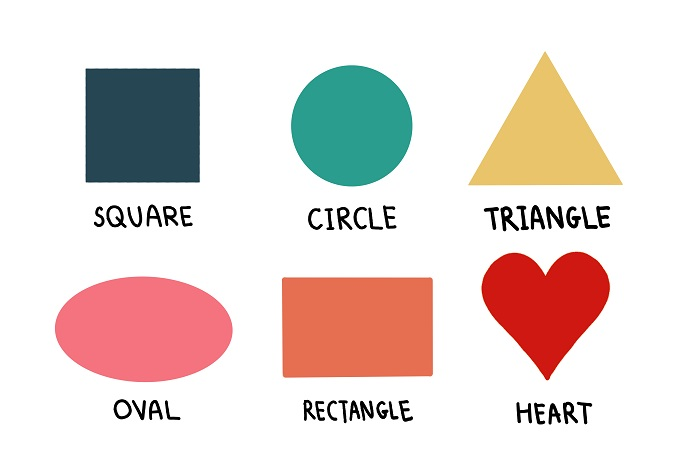
//> input picture opencv/opencv/shapes.jpg, 700 x 466 px
$ ./main   (built with g++ and OpenCV 4)
//> lines starting //> are read from the running program, lines starting //| are printed output that depends on the picture; after the words box and inside, x2 and y2 are one past the last pixel; in counts of white or black regions, pixels touching at a corner belong together
#include<opencv2/imgcodecs.hpp>
#include<opencv2/highgui/highgui.hpp>
#include<opencv2/imgproc.hpp>
#include<opencv2/objdetect.hpp>
#include<iostream>
cv::Mat img,grayimg, gaussimg, cannyimg, dialetimg;
std::string path = "shapes.jpg";
//get contours
void get_contours(cv::Mat img, cv::Mat dialetimg) {
	std::vector<std::vector<cv::Point>> contours;
	std::vector<cv::Vec4i> hiarchy;
	cv::findContours(dialetimg, contours, hiarchy, cv::RETR_EXTERNAL, cv::CHAIN_APPROX_SIMPLE);
	std::vector<std::vector<cv::Point>>contPoly(contours.size());
	for (int i = 0; i < contours.size(); i++) {
		float perimetre = cv::arcLength(contours[i], 1);
		cv::approxPolyDP(contours[i], contPoly[i], 0.02 * perimetre, 1);
		cv::drawContours(img, contPoly, i, cv::Scalar(255, 0, 255), 2);
	}
}
int main() {
	//processing
	img = cv::imread(path);
//> img is the input picture: 466 rows x 700 cols, CV_8UC3; mean B, G, R 214.2, 218.1, 230.9
	cv::cvtColor(img, grayimg, cv::COLOR_BGR2GRAY);
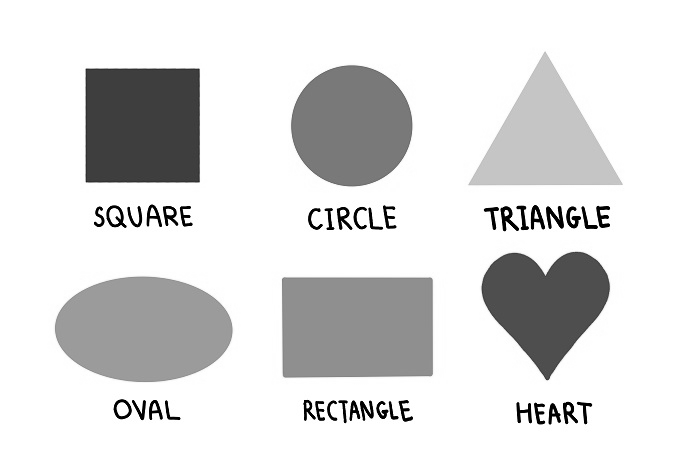
//> grayimg: 466 rows x 700 cols, CV_8UC1; min 0, max 255, mean 221.5
	cv::GaussianBlur(grayimg, gaussimg, cv::Size(7, 7), 3, 0);
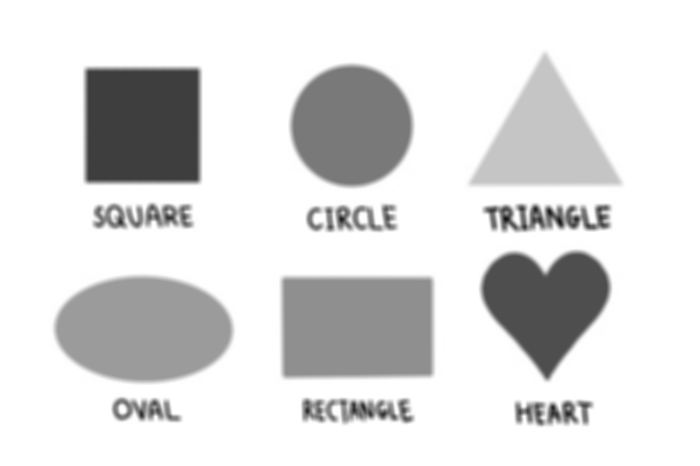
//> gaussimg: 466 rows x 700 cols, CV_8UC1; min 17, max 255, mean 221.5
	cv::Canny(gaussimg, cannyimg, 25, 25);
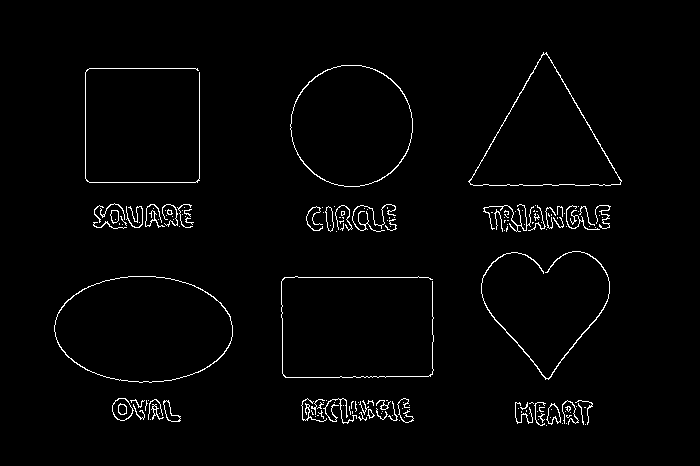
//> cannyimg: 466 rows x 700 cols, CV_8UC1; 2% white in thin lines or dots, all inside (x1, y1, x2, y2) = (54, 52, 622, 426)
	cv::Mat kernel = cv::getStructuringElement(cv::MORPH_RECT, cv::Size(2, 2));
	cv::dilate(cannyimg, dialetimg, kernel);
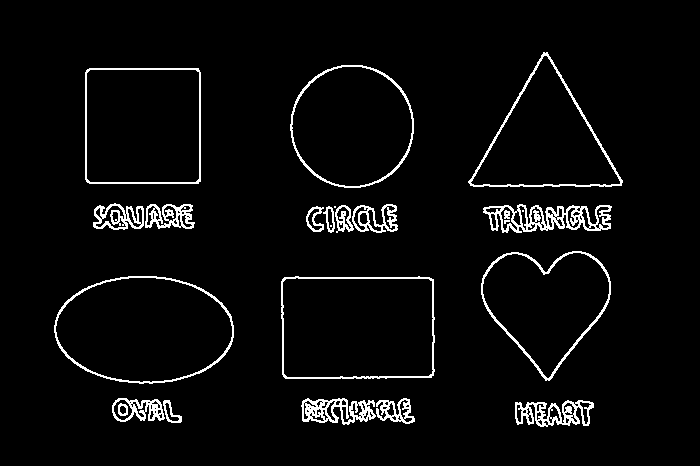
//> dialetimg: 466 rows x 700 cols, CV_8UC1; 4.2% white in thin lines or dots, all inside (x1, y1, x2, y2) = (54, 52, 623, 427)
	   //contours
	get_contours(img, dialetimg);
//> in get_contours, `cv::findContours(dialetimg, contours, hiarchy, cv::RETR_EXTERNAL, cv::..`: contours = 19 contours, 1 with area under 20; largest, box (x1, y1, x2, y2) and area: (281, 276, 435, 379) 15230, (54, 276, 234, 384) 15128, (85, 68, 201, 184) 13204, (290, 65, 414, 188) 11872, (468, 52, 623, 187) 10796; hiarchy = 19 items, first 8: [1, -1, -1, -1], [2, 0, -1, -1], [3, 1, -1, -1], [4, 2, -1, -1], [5, 3, -1, -1], [6, 4, -1, -1], [7, 5, -1, -1], [8, 6, -1, -1]
//> in get_contours, `std::vector<std::vector<cv::Point>>contPoly(contours.size());`: contPoly = 19 empty contours
//> the loop in get_contours, `for (int i = 0; i < contours.size(); i++)` made 19 passes
//> perimetre on passes 1 to 12: 417.6, 72.38, 208.5, 370.2, 198.3, 511.2, 484.4, 437.9, 4, 66.38, 91.25, 93.01
//> after the loop in get_contours, `for (int i = 0; i < contours.size(); i++)`:
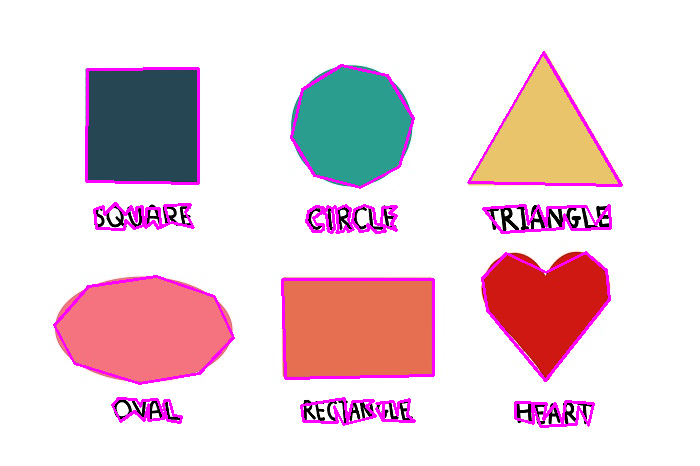
//> img: 466 rows x 700 cols, CV_8UC3; 4.23% of pixels changed, all inside (x1, y1, x2, y2) = (53, 51, 623, 428)
	//rendering
	cv::imshow("img", img);
	// [4 lines of commented-out code are left out]
	cv::waitKey(0);
		return 0;
}

$ run again, with opencv/opencv/txt.png saved as opencv/opencv/shapes.jpg
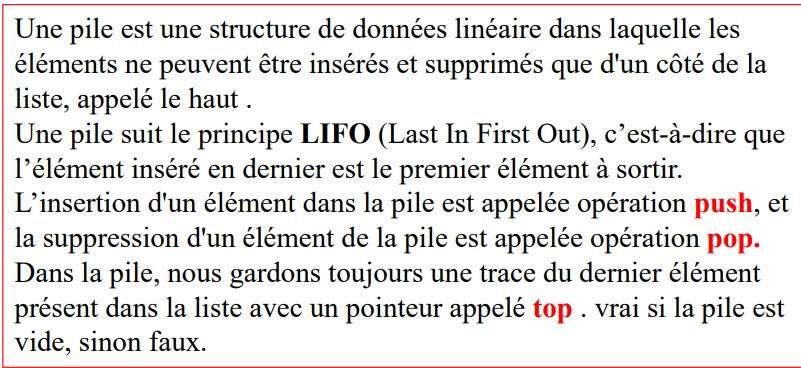
//> input picture opencv/opencv/txt.png, 801 x 368 px
//> img is the input picture: 368 rows x 801 cols, CV_8UC3; mean B, G, R 225.5, 226.2, 228.2
//> `cv::Canny(gaussimg, cannyimg, 25, 25);`:
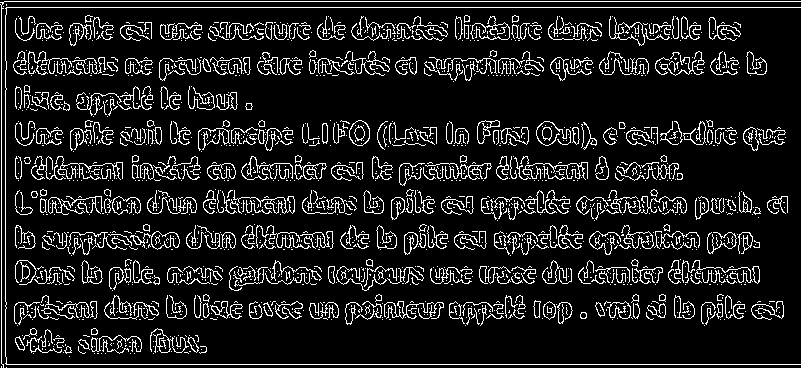
//> cannyimg: 368 rows x 801 cols, CV_8UC1; 11.6% white in thin lines or dots
//> dialetimg: 368 rows x 801 cols, CV_8UC1; 25.7% white in thin lines or dots
//> contours = 159 contours, 35 with area under 20; largest, box (x1, y1, x2, y2) and area: (0, 1, 801, 368) 4235, (42, 224, 181, 257) 2044, (424, 50, 545, 83) 1801, (576, 189, 688, 222) 1787, (589, 225, 701, 256) 1731; hiarchy = 159 items, first 8: [1, -1, -1, -1], [2, 0, -1, -1], [3, 1, -1, -1], [4, 2, -1, -1], [5, 3, -1, -1], [6, 4, -1, -1], [7, 5, -1, -1], [8, 6, -1, -1]
//> in get_contours, `std::vector<std::vector<cv::Point>>contPoly(contours.size());`: contPoly = 159 empty contours
//> the loop in get_contours, `for (int i = 0; i < contours.size(); i++)` made 159 passes
//> perimetre on passes 1 to 3: 2, 4, 234.8
//> after the loop in get_contours, `for (int i = 0; i < contours.size(); i++)`:
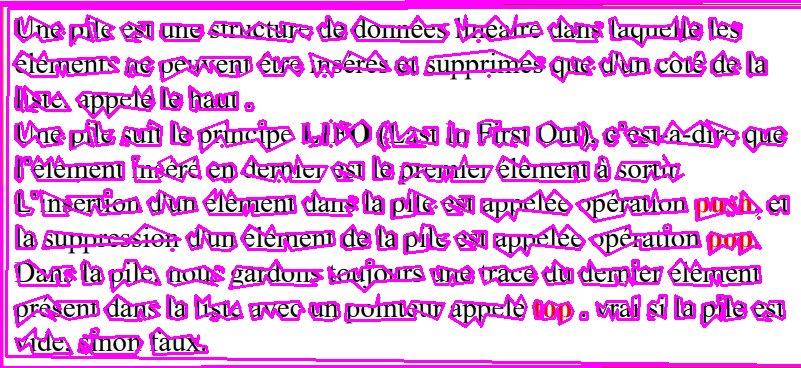
//> img: 368 rows x 801 cols, CV_8UC3; mean B, G, R 234.4, 177.4, 235.4
//> after the loop in get_contours, `for (int i = 0; i < contours.size(); i++)`: contPoly = 159 contours, 35 with area under 20; largest, box (x1, y1, x2, y2) and area: (0, 1, 801, 368) 9094, (424, 50, 545, 75) 1816, (576, 189, 688, 222) 1760, (589, 225, 701, 256) 1621, (496, 156, 589, 182) 1592
